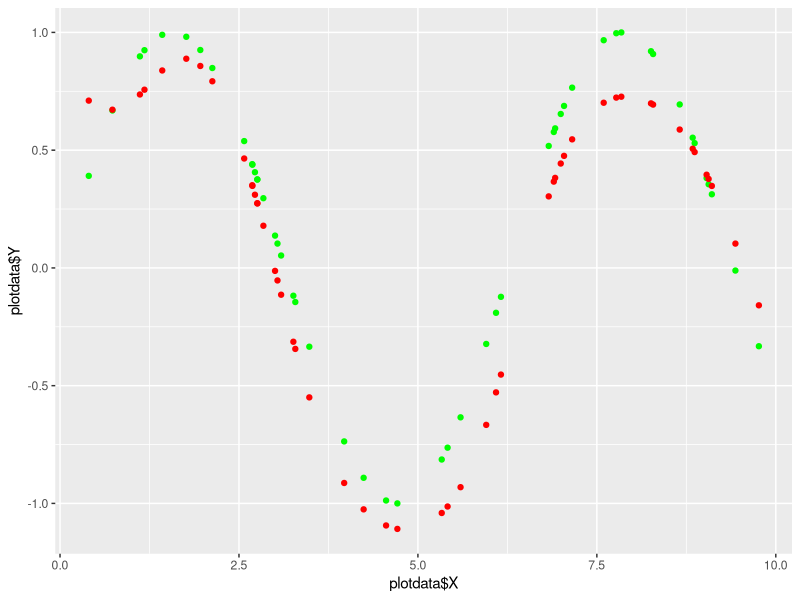

This chart was generated by the following R code:
## ---- chunk 1
library(ggplot2)
knitr::opts_chunk$set(echo = TRUE)
## ---- chunk 2

nnh10 = setRefClass("nnh10",
   fields = list(omega0 = "numeric", beta0 = "numeric",
                 omega1 = "numeric", beta1 = "numeric",
                 z1 = "matrix", h = "matrix", o = "matrix",
                 alpha = "numeric", training_data = "data.frame"),
   methods = list(
     initialize = function(i_omega0, i_beta0, i_omega1, i_beta1, i_training_data,
                           i_alpha = 0.1) {
       
       ## Assignemnt Logic
       omega0 <<- i_omega0
       beta0 <<- i_beta0
       omega1 <<- i_omega1
       beta1 <<- i_beta1
       alpha <<- i_alpha
       training_data <<- i_training_data
       
     },
     tanh_prime = function (x) {
       return(1 - (tanh(x) ^ 2))
     },
     forward = function(batch) {
       
       #z1 <<- as.matrix(batch$X) %*% t(as.matrix(omega0)) + beta0
       z1 <<- as.matrix(batch$X) %*% t(as.matrix(omega0)) +
         matrix(beta0, ncol=10, nrow=length(batch$X), byrow=TRUE)
       h <<- tanh(z1)
       o <<- h %*% as.matrix(omega1) +
         matrix(beta1, ncol=1, nrow=length(batch$X), byrow=TRUE)
       
     },
     backward = function(batch) {
       
       # Why not dot product?
       delta = (1/nrow(batch) * (o - batch$Y))
       
       # Derivatives
       d_beta1 = mean(delta)
       d_omega1 = t(as.matrix(delta)) %*% h
       #d_beta0 = t(as.matrix(delta)) %*% (omega1 * tanh_prime(z1))
       d_beta0 = t(as.matrix(delta)) %*%
         (matrix(t(omega1), ncol=10, nrow=length(batch$X), byrow=TRUE) *
            tanh_prime(z1))
       #d_omega0 = as.matrix(batch$X) %*% (t(as.matrix(delta)) %*%
        # (matrix(t(omega1), ncol=10, nrow=length(batch$X), byrow=TRUE) *
         #   tanh_prime(z1)))
       d_omega0 = t(tanh_prime(z1) * (as.matrix(batch$X) %*% t(omega1))) %*% delta
       
       # Update
       beta1 <<- beta1 - alpha * as.vector(d_beta1)
       omega1 <<- omega1 - alpha * as.vector(d_omega1)
       beta0 <<- beta0 - alpha * as.vector(d_beta0)
       omega0 <<- omega0 - alpha * as.vector(d_omega0)
       
     },
     epoch = function() {
       
       # Create batch
       rng_idx = sample(1:(nrow(training_data)))[1:nrow(training_data)/10]
       c_batch = training_data[rng_idx,]
       
       forward(c_batch)
       backward(c_batch)
       
     },
     run_epochs = function(n) {
       
       for (i in 1:n) {
         if(i%%1000 == 0) cat(paste("Starting epoch", i, "\n"))
         epoch()
       }
       
     }
   )
)

## ---- chunk 3

mse = function(y, y_hat) {
  return(mean((y - y_hat) ^ 2))
}

# Draw 100 samples from the sin function
X = runif(100, 0, 10)
Y = sin(X)

# Split into training and validation
data = data.frame(X, Y)
training = data[1:floor(nrow(data)/2),]
validation = data[floor((nrow(data)/2)+1):floor(nrow(data)),]

my_net = nnh10$new(runif(10, -1, 1), runif(10, -1, 1), runif(10, -1, 1),
                   runif(1, -1, 1), training, i_alpha = 0.1)

my_net$run_epochs(50000)

#rng_idx = sample(1:(nrow(training)))[1:(nrow(training)/10)]
#c_batch = training[rng_idx,]

#my_net$forward(c_batch)
#my_net$backward(c_batch)

my_net$forward(validation)

plotdata = data.frame(validation, my_net$o)

ggplot(plotdata) +
  geom_point(aes(x = plotdata$X, y = plotdata$Y), color = "green") +
  geom_point(aes(x = plotdata$X, y = plotdata$my_net.o), color = "red")

#my_net$run_epochs(10000)

